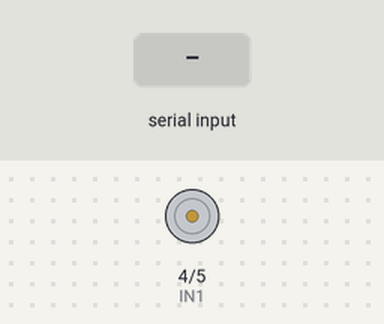
This sketch was run on a simulated Arduino Uno, built with avr-gcc and run on an emulated ATmega328P. On the bench: motor-driver pin pairs drawn as motors (green arrow = first pin HIGH = forward, orange = second pin HIGH = backward, longer = more drive, scaled by the enable pin). Inputs (shaded band) come from the test bench. What the sketch prints to the serial monitor is not drawn.

Above: at 1.2 s.
1.3 s: "F" received over Serial
At 2.1 s:
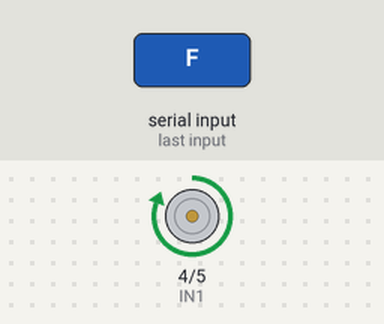
2.8 s: "B" received over Serial
At 3.2 s:
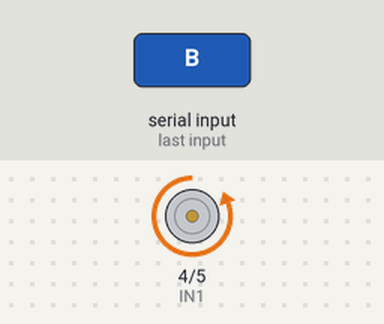
4.3 s: "1" received over Serial
At 5.5 s:
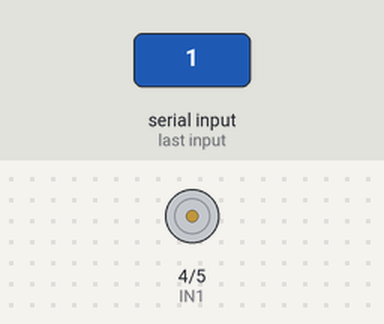
Timing chart, 0 to 7.3 s (numbered marks = the images above; inputs shaded):
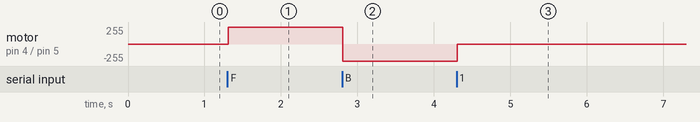

Measured:
- after the input at 1.3 s, motor on pin 4 (IN1) / pin 5 (IN2): stopped → forward 255/255 at once
- after the input at 2.8 s, motor on pin 4 (IN1) / pin 5 (IN2): forward 255/255 → backward 255/255 at once
- after the input at 4.3 s, motor on pin 4 (IN1) / pin 5 (IN2): backward 255/255 → stopped at once

The sketch:

bluetooth_test.ino
```cpp
char character;

#define EN (3)
#define IN1 (4)
#define IN2 (5)

void setup() {
  Serial.begin(9600);

  pinMode(EN, OUTPUT);
  pinMode(IN1, OUTPUT);
  pinMode(IN2, OUTPUT);
}

void loop() {
  analogWrite(EN, 255);

  if(Serial.available()) {
      character = Serial.read();
  }

  if(character == 'F') {
    digitalWrite(IN1, HIGH);
    digitalWrite(IN2, LOW);
  }
  else if(character == 'B') {
    digitalWrite(IN1, LOW);
    digitalWrite(IN2, HIGH);
  }
  else {
    digitalWrite(IN1, LOW);
    digitalWrite(IN2, LOW);
  }

  Serial.println(character);

  delay(10);

}
```
